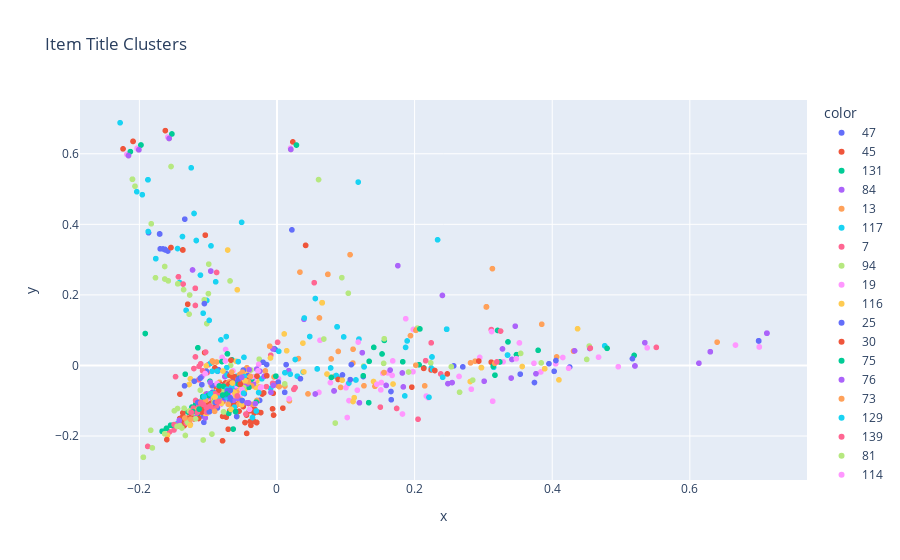

This figure's notebook cell:
### Code cell
# Plot to visualize clusters (when i hover the points, show the title)
import plotly.express as px
from sklearn.decomposition import PCA

pca = PCA(n_components=2)
title_features = preprocessor.transform(title_df)
title_features_2d = pca.fit_transform(title_features)
fig = px.scatter(
    x=title_features_2d[:, 0],
    y=title_features_2d[:, 1],
    color=title_df["cluster"].astype(str),
    hover_data={"title": title_df["title"]},
    title="Item Title Clusters",
)
fig.show()
